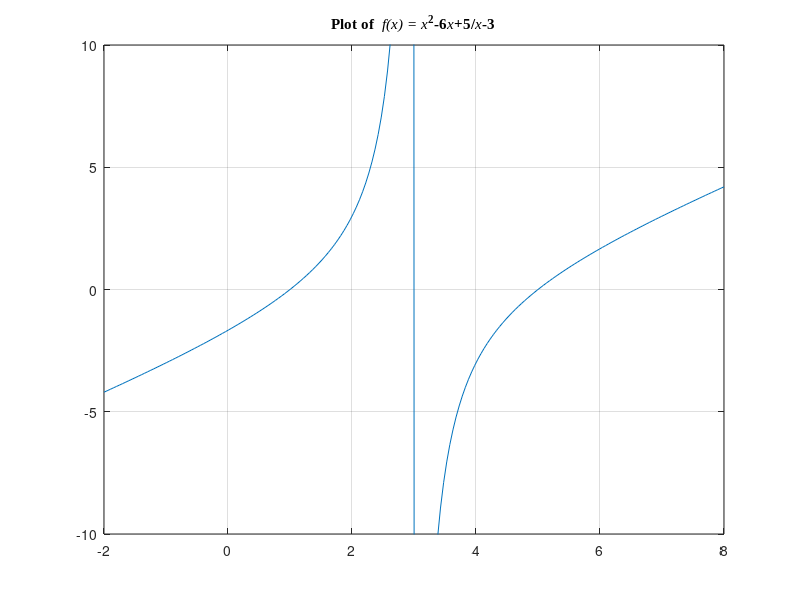
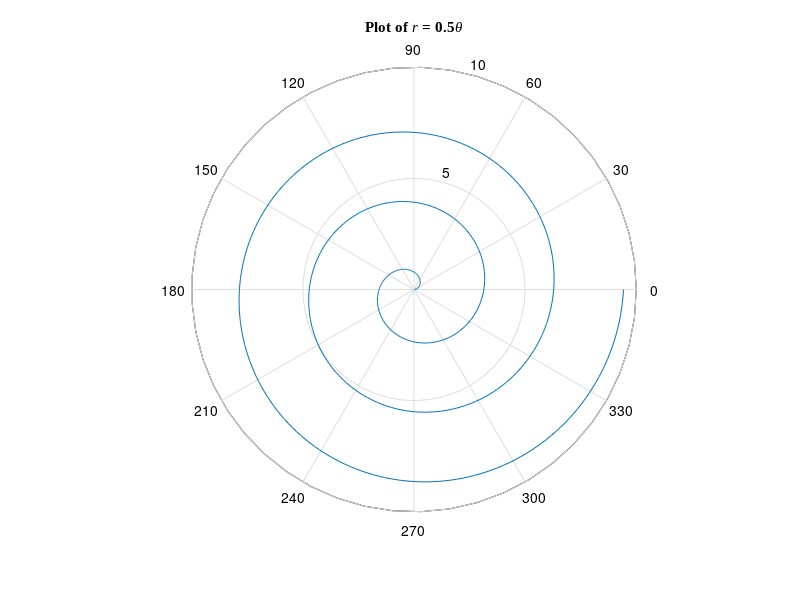

MATLAB code to generate these figures, in order:
figure(1)
x=linspace(-2,8,200);
f=(x.^2-6.*x+5)./(x-3);
plot(x,f);
grid on;
axis([-2 8 -10 10]);
title('\fontname{Times New Roman}\fontsize{15}\bfPlot of \it f(x) = x^{\bf2}\rm\bf-6\itx\rm\bf+5/\itx\rm\bf-3');


figure(2)
theta = 0:pi/100:6*pi;
r = 0.5 .* theta;
polar (theta,r);
title ('\fontname{Times New Roman}\fontsize{15}\bfPlot of \itr\rm\bf = 0.5\it\theta');

% figure(3)
% x=linspace(0,15,500);
% a=sin(x);
% b=cos(x);
% c=exp(-x);
% d=log2(x);
